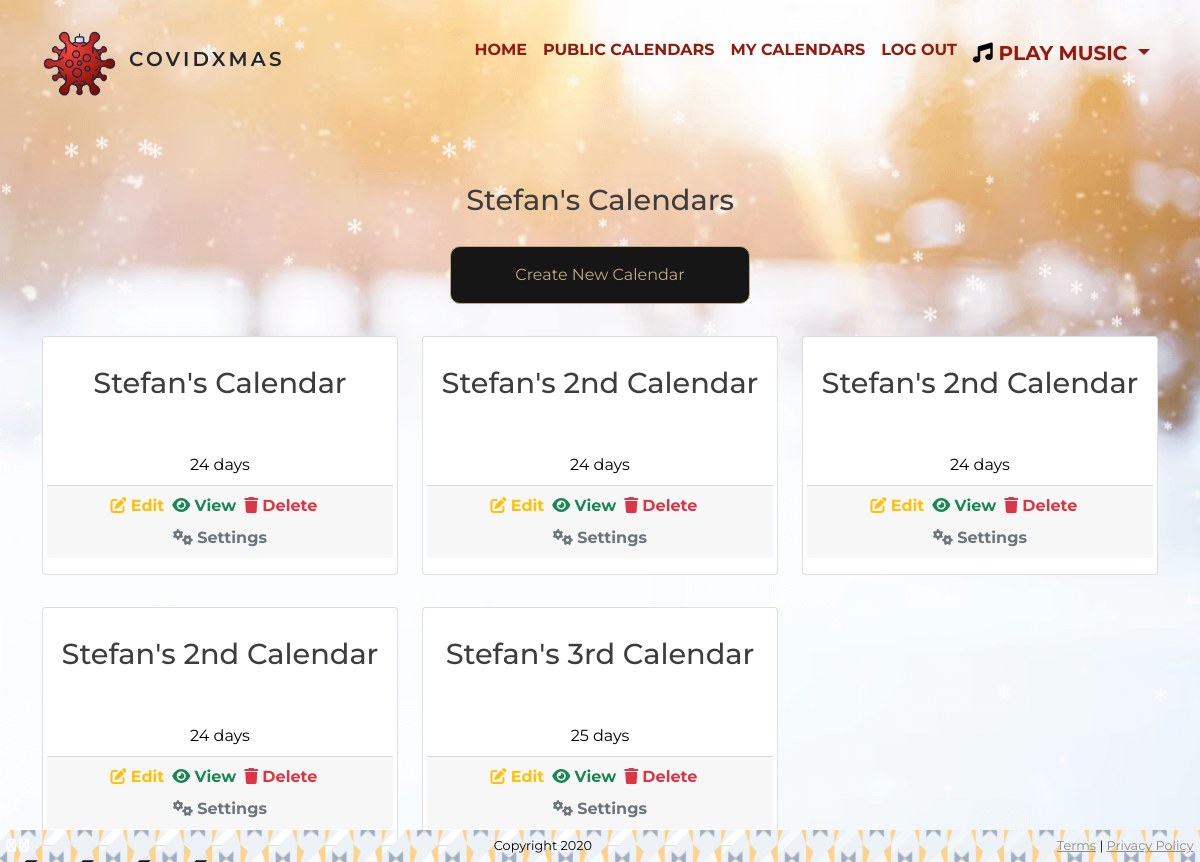
/dates/view_calendars/ (signed in), run on an earlier commit of the app's database.
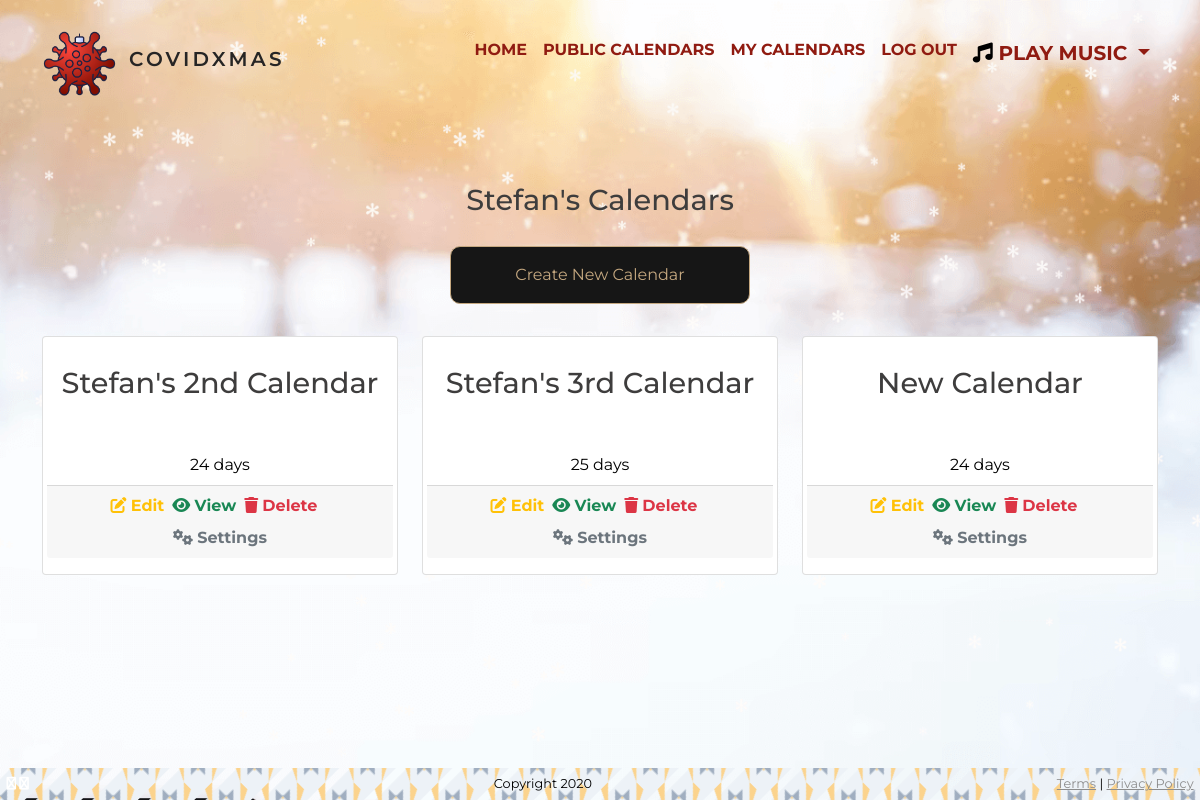
And on a later commit of the database.
### dates/models.py (models this page shows, shortened)
class Calendar(models.Model):
    user = models.ForeignKey(User, related_name='calendars', on_delete=models.CASCADE)
    unique_id = models.UUIDField(default=uuid.uuid4, max_length=100, unique=True, primary_key=True)
    name = models.CharField(max_length=254)
    days = models.IntegerField(default=0, choices=DAYS)
    year = models.IntegerField(default=2021, choices=YEARS)
    is_public = models.BooleanField(default=False)

### dates/views.py (the view)
# urls.py: path('view_calendars/', view_calendars, name='view_calendars'),
@login_required
def view_calendars(request):
    calendars = Calendar.objects.filter(user=request.user)
    return render(request, 'view_calendars.html', {'calendars': calendars})

### dates/templates/view_calendars.html (shortened to what this page needs)
{% extends 'base_template.html' %}
{% block content %}
<section class="calendar">
	<div class="container">
		<div class="row">
			<div class="col-12 mt-3 pt-3">
				<h1 class="text-center">{{ user|title }}'s Calendars</h1>
			</div>
		</div>
		<div class="row">
			<div class="col-12 text-center">
				<a role="button" class="btn btn-primary" href="{% url 'create_calendar' %}">Create New Calendar</a>
			</div>
		</div>
		<div class="row">
			{% if user.calendars %}
			{% for calendar in calendars %}
			<div class="col-xs-8 col-md-4 my-3">
				<div class="card">
					<div class="card-title">
						<h1>{{ calendar.name }}</h1>
					</div>
					<div class="card-body">
						<div class="row text-center">
							<div class="col-12">
								<p class="m-0">{{ calendar.days }} days</p>
							</div>
							<div class="card-footer">
								<div class="row justify-content-center text-center d-inline-block">
									<div class="col-12">
										<div class="container m-0 p-0">
											<div class="row m-0 p-0 mb-2">
												<ul class="list-group list-group-horizontal">
													<li>
														<i class="text-warning fas fa-edit"></i>
														<a class="fw-bold text-warning text-decoration-none"
															href="{% url 'edit_dates' calendar_id=calendar.unique_id %}">Edit
														</a>
													</li>
													<li class="mx-2">
														<i class="text-success fas fa-eye"></i>
														<a class="fw-bold text-success text-decoration-none"
															role="button"
															href="{% url 'calendar' calendar_id=calendar.unique_id %}">View</a>
													</li>
													<li>
														<i class="text-danger fas fa-trash"></i>
														<a class="fw-bold text-danger text-decoration-none"
															href="{% url 'delete_calendar' calendar_id=calendar.unique_id %}">Delete</a>
													</li>
												</ul>
											</div>
											<div class="row m-0 p-0">
												<div class="col-12">
													<i class="text-secondary fas fa-cogs"></i>
													<a class="fw-bold text-secondary text-decoration-none" role="button"
														href="{% url 'settings' calendar_id=calendar.unique_id %}">Settings</a>
												</div>
											</div>
										</div>
									</div>
								</div>
							</div>
						</div>
					</div>
				</div>
			</div>
			{% endfor %}
			{% endif %}
		</div>
	</div>
</section>
{% endblock %}

### templates/base_template.html (shortened to what this page needs)
{% load static %}
<!DOCTYPE html>
<html lang="en">
<head>
    <link href="https://cdn.jsdelivr.net/npm/bootstrap@5.1.3/dist/css/bootstrap.min.css" rel="stylesheet"
>
    <link rel="stylesheet" href="https://cdnjs.cloudflare.com/ajax/libs/font-awesome/6.0.0-beta3/css/all.min.css"
 />
    <link href="{% static 'css/styles.css' %}" rel="stylesheet" />
</head>
<body>
    {% include 'nav.html' %}
    {% block content %}
    {% endblock %}
    <footer class="fixed-bottom">
        <div><i class="fa fa-twitter"></i> <i class="fa fa-facebook"></i></div>
        <div>Copyright 2020</div>
        <div><a href="terms.html">Terms</a> | <a href="policy.html">Privacy Policy</a></div>
    </footer>
</body>
</html>
</html>

### templates/nav.html (shortened to what this page needs)
{% load static %}
<header class="wrapper text-dark ">
    <nav class="navbar navbar-expand-lg navbar-light py-3">
        <div class="container menu">
            <div class="header-img navbar-brand">
                <img src="{% static 'images/xmaslogo.png' %}" alt="covidXmas logo ">
                <a href="{% url 'home' %} " class="navbar-brand ">covidXmas</a>
            </div>
            <div class="collapse navbar-collapse" id="navbarSupportedContent">
                <ul class="navbar-nav ms-auto menu mb-2 mb-lg-0">
                    <li class="nav-item">
                        <a class="nav-link active fw-bold" aria-current="page" href="{% url 'home' %}">Home</a>
                    </li>
                    <li class="nav-item">
                        <a class="nav-link fw-bold" href="{% url 'view_public_calendars' %}">Public Calendars</a>
                    </li>
                    {% if not request.user.is_authenticated %}
                    <li class="nav-item">
                        <a class="nav-link fw-bold" href="{% url 'account_login' %}">Log In</a>
                    </li>
                    {% else %}
                    <li class="nav-item">
                        <a class="nav-link fw-bold" href="{% url 'view_calendars' %}">My Calendars</a>
                    </li>
                    <li class="nav-item">
                        <a class="nav-link fw-bold" href="{% url 'account_logout' %}">Log Out</a>
                    </li>
                    {% endif %}
                    <li class="nav-item dropdown mr-5">
                        <a class="nav-link dropdown-toggle title ml-5" href="#" id="navbarDropdown" role="button"
                            data-bs-toggle="dropdown" aria-expanded="false">
                            <i class="fa fa-music music-icon"></i> Play Music
                        </a>
                    </li>
                </ul>
            </div>
        </div>
    </nav>
</header>

### assets/css/_variables.css (style rules this page uses)
:root { --background-colour: #8e8989; --menu-colour: #3e3d3d; --primary-colour: #901B11; --primary-colour-hover: #052e12; --nav-colour: #262525; --background-dark: rgba(0, 0, 0, 0.5); --overlay: rgba(144, 27, 17, 0.5); }

### assets/css/_nav.css (style rules this page uses)
header { z-index: 10; width: 100vw; }
.navbar-brand { letter-spacing: 0.2rem; color: var(--nav-colour) !important; font-weight: 600; }
.nav-item { text-transform: uppercase; font-weight: 500; font-family: 'Montserrat', sans-serif; }
.header-img img { vertical-align: middle; height: 80px; list-style: none; }
.navbar { color: var(--nav-colour) !important; text-transform: uppercase; }
a.nav-link { color: var(--primary-colour) !important; }

### assets/css/_base.css (style rules this page uses)
* { color: black; font-family: 'Montserrat', sans-serif; margin: 0; padding: 0; box-sizing: border-box; }
body { background: url(../images/flakes3.png); background-size: cover; background-repeat: no-repeat; background-position: center; min-height: 100vh; width: 100%; position: relative; }

### assets/css/_layout.css (style rules this page uses)
.wrapper { flex: 1 0 auto; }

### assets/css/_footer.css (style rules this page uses)
footer { display: flex; flex-shrink: 0; justify-content: space-between; background-color: var(--nav-colour); margin-top: 2rem; font-size: 0.8em; color: #8d8d8d; padding: 0.5em; position: relative; }
footer a { color: #8d8d8d; }
footer i { color: white; font-size: 1em; }

### assets/css/_typography.css (style rules this page uses)
h1, h2, h3, h4 { font-family: 'Risque', cursive; }
h1 { font-size: 1.8em; margin-top: 1em; margin-bottom: 1em; color: var(--menu-colour); }
.navbar { font-family: 'Risque', cursive; }

### assets/css/_flakes.css (style rules this page uses)
ul { list-style-type: none; padding: 0; margin: 0; }
.btn { background-color: #161616; border-radius: 10px; color: #c5a880; border: 1px solid #c5a880; padding: 16px; width: 300px; margin-bottom: 16px; line-height: 1.5; cursor: pointer; }
.title { font-weight: bold; font-size: 1.25rem; margin-bottom: 16px; color: var(--primary-colour-hover) !important; }

### assets/css/_viewcalendar.css (style rules this page uses)
h1 { font-family: 'Montserrat', sans-serif; }
.card-title { text-align: center; }
.card-body { text-align: center; }

What changed in the data, as far as the page shows it:
removed Calendar: name "Stefan's Calendar", days "24"
removed Calendar: name "Stefan's 2nd Calendar", days "24"
removed Calendar: name "Stefan's 2nd Calendar", days "24"
added Calendar: name "New Calendar", days "24"
